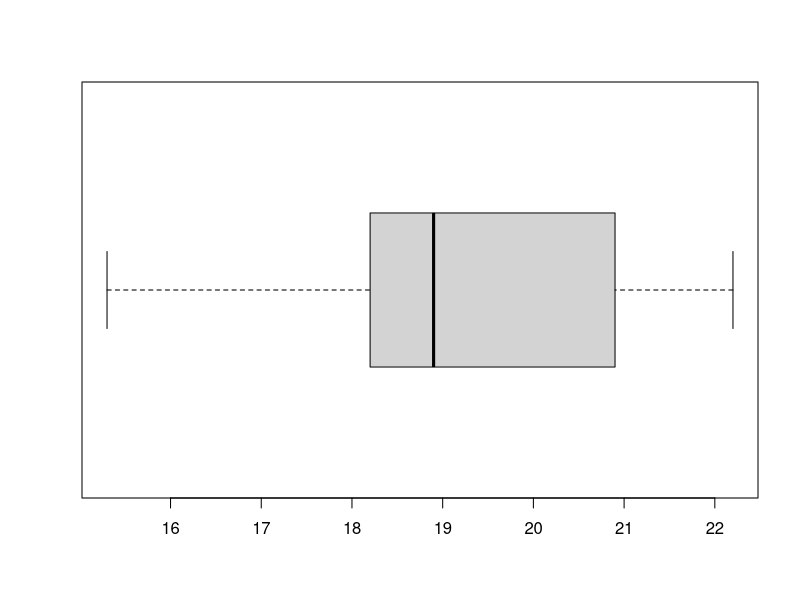
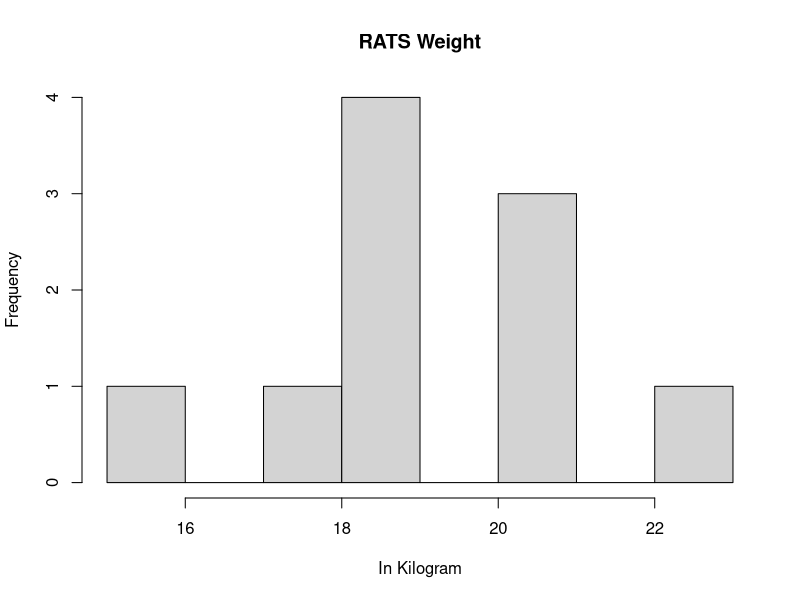

Source code (R) for these figures, in order:
set.seed(1234) 
my_data <- data.frame( name = paste0(rep("M_", 10), 1:10), weight = round(rnorm(10, 20, 2), 1) )

# 1. cari summary statistik (mean, median) 
str(my_data)
summary(my_data$weight)

# 2. Visualisasikan menggunakan box plot
weight = my_data$weight
boxplot(weight,horizontal = TRUE)

# 3.Visualisasikan menggunakan histogram
hist(weight,main="RATS Weight",xlab="In Kilogram")

# 4.Interpretasikan hasil visualisasi dalam 1-2 kalimat.
    # boxplot negative-skew data berkisar 18-21kg dengan median mendekati 19kg
    # histogram negative-skew kebanyakan berat tikus kisaran 18-20kg

# 5.Uji one sample t-test untuk mengecek apakah rata-rata berat tikus = 25 kg
hasil_ttest <- t.test(weight, mu = 25)
hasil_ttest

# 6.Interpretasikan hasil one sample t-test dalam 1-2 kalimat.
t <- hasil_ttest$statistic
t_table1 <- qt(p=0.025, df=9)
t_table2 <- t_table1*-1
print((t< t_table1) | (t> t_table2))
    ## maka rata-rata berat tikus != 25kg karena berada pada wilayah kritis